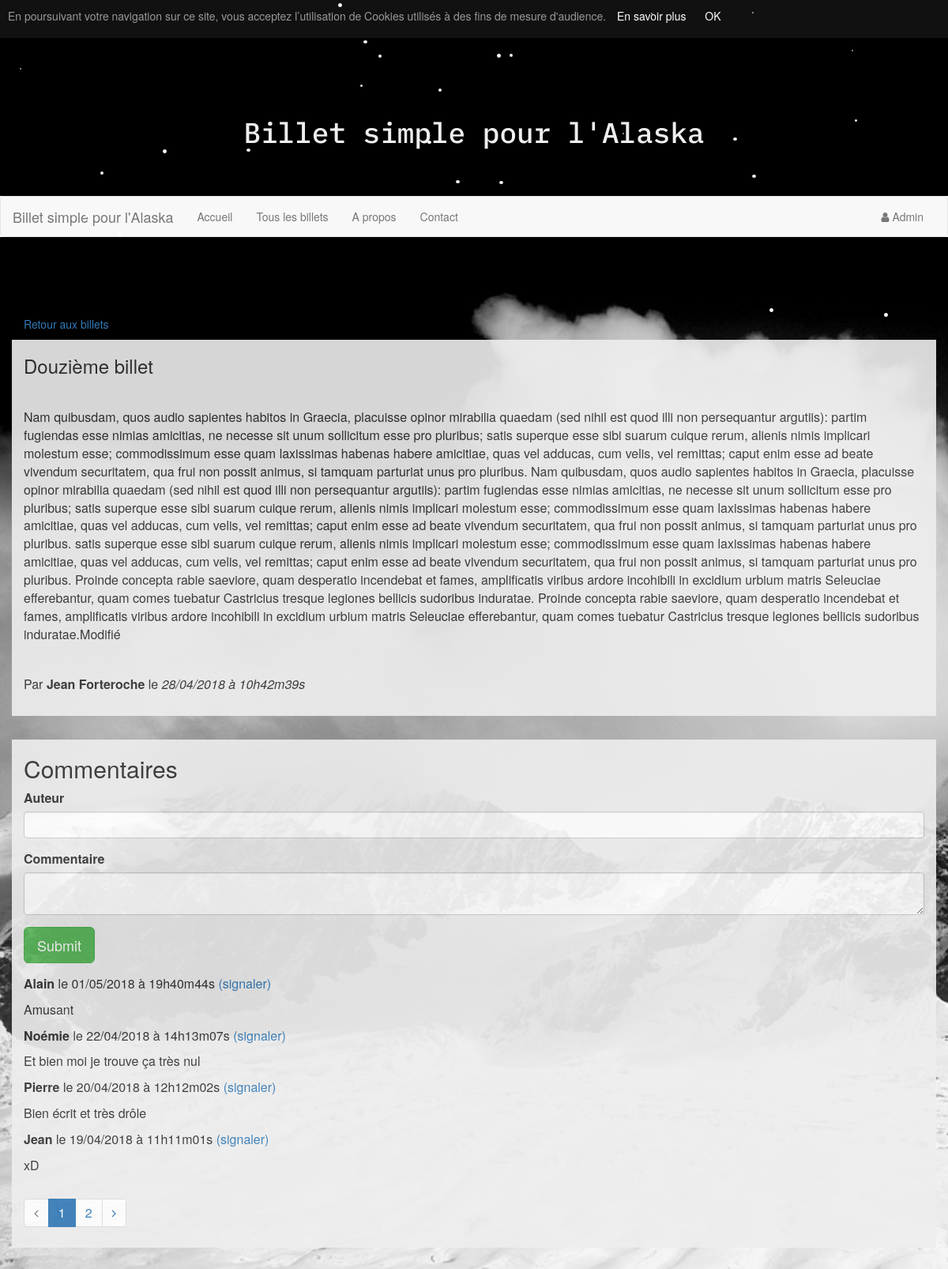
The page /index.php?action=post&id=12 (upper part) on the database as committed earlier.
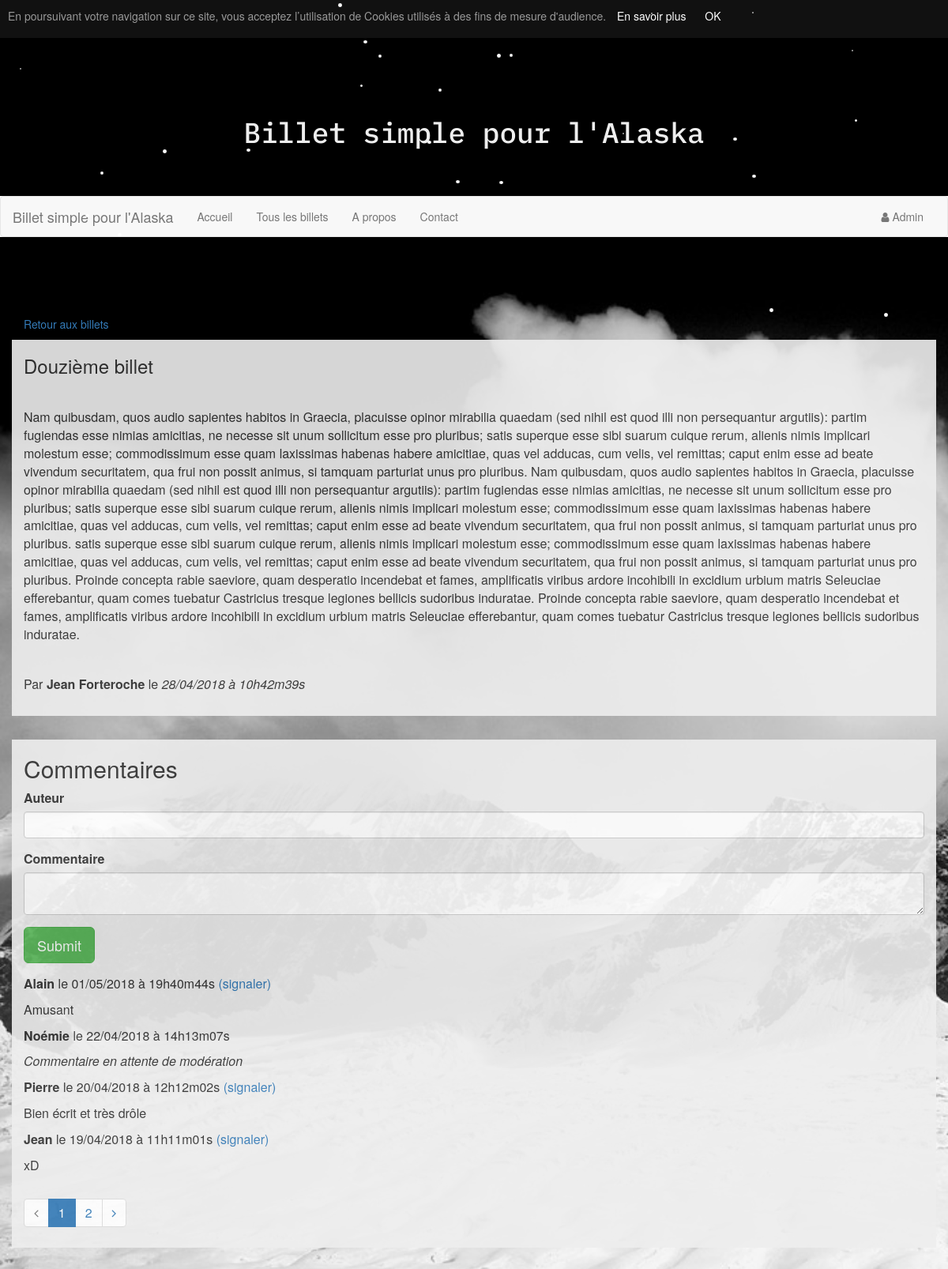
The same page on the database as committed later.
### tables this page shows
CREATE TABLE `posts` (
  `id` int(11) NOT NULL,
  `author` varchar(255) NOT NULL,
  `title` varchar(255) NOT NULL,
  `content` text NOT NULL,
  `creationDate` datetime NOT NULL
);

CREATE TABLE `comments` (
  `id` int(11) NOT NULL,
  `author` varchar(255) NOT NULL,
  `content` varchar(255) NOT NULL,
  `creationDate` datetime NOT NULL,
  `postId` int(11) NOT NULL,
  `postTitle` varchar(255) NOT NULL,
  `reported` tinyint(1) NOT NULL
);

### controller/Frontend.php (called while the page is built, shortened)
<?php
class Frontend{
    public function postNcomments() {
        $postManager = new PostManager();
        $post = $postManager->getPost($_GET['id']);
        $commentManager = new CommentManager();
        $nbComments = $commentManager->countComments($post->getId());
        if ($nbComments > 0){
            $perPage = 4;
            $nbPages = $commentManager->countPages($nbComments, $perPage);
            if (isset($_GET['page']) && $_GET['page'] > 0 && $_GET['page'] <= $nbPages){
                $currentPage = $_GET['page'];
            } else{
                $currentPage = 1;
            }
            $comments = $commentManager->getComments($_GET['id'], $currentPage, $perPage);
        } else{
            $comments = false;
        }
        require('view/frontend/postView.php');
    }
}

### index.php (called while the page is built, shortened)
<?php
include_once('MyAutoload.php');
if($_GET) {
    $request = $_GET['action'];
} else {
    $request = "";
}
$router = new Router($request);
$router->renderController();

### model/PostManager.php (called while the page is built, shortened)
<?php
class PostManager extends Manager {
    public function getPost($postId) {
        $db = $this->dbConnect();
        $req = $db->prepare('SELECT id, title, content, author, DATE_FORMAT(creationDate, \'%d/%m/%Y à %Hh%im%ss\') AS creationDateFr FROM posts WHERE id = ?');
        $req->execute(array($postId));
        $data = $req->fetch(\PDO::FETCH_ASSOC);
        $post = new Posts();
        $post->hydrate($data);
        return $post;
    }
}

### MyAutoload.php (called while the page is built, shortened)
<?php
class MyAutoload{
    public static function autoload($class){
        $path = str_replace('\\', '/', $class);
    }
}

### entity/Posts.php (called while the page is built, shortened)
<?php
class Posts extends Table{
    private $id;
    private $author;
    private $title;
    private $content;
    public function getId()
    {
        return $this->id;
    }
    public function setId($id)
    {
        $this->id = $id;
    }
    public function getAuthor()
    {
        return $this->author;
    }
    public function setAuthor($author)
    {
        $this->author = $author;
    }
    public function getTitle()
    {
        return $this->title;
    }
    public function setTitle($title)
    {
        $this->title = $title;
    }
    public function getContent()
    {
        return $this->content;
    }
    public function setContent($content)
    {
        $this->content = $content;
    }
}

### model/CommentManager.php (called while the page is built, shortened)
<?php
class CommentManager extends Manager
{
    public function countComments($postId = null){
        $db = $this->dbConnect();
        if ($postId != null){
            $req = $db->prepare('SELECT COUNT(id) FROM comments WHERE postId = ?');
            $req->execute(array($postId));
        } else{
            $req = $db->query('SELECT COUNT(id) FROM comments');
        }
        $req->setFetchMode(\PDO::FETCH_ASSOC);
        $data = $req->fetchAll();
        $commentsNb = $data[0];
        foreach($commentsNb as $key=>$value) {
            $nbComments = $commentsNb[$key];
        }
        return $nbComments;
    }
    public function countPages($nbComments,  $perPage){
        $nbPages = ceil($nbComments / $perPage);
        return $nbPages;
    }
    public function getComments($postId, $currentPage, $perPage) {
        $db = $this->dbConnect();
        $req = $db->prepare("SELECT id, author, content, reported, DATE_FORMAT(creationDate, \"%d/%m/%Y à %Hh%im%ss\") AS creationDateFr
            FROM comments
            WHERE postId = :postId
            ORDER BY creationDate DESC
            LIMIT ".(($currentPage-1)*$perPage).",$perPage");
        $req->execute(array(':postId' => $postId));
        while ($data = $req->fetch(\PDO::FETCH_ASSOC)){
            $comment = new Comments();
            $comment->hydrate($data);
            $comments[] = $comment;
        }
        return $comments;
    }
}

### entity/Comments.php (called while the page is built, shortened)
<?php
class Comments extends Table
{
    private $id;
    private $author;
    private $content;
    private $creationDateFr;
    private $reported;
    public function getReported()
    {
        return $this->reported;
    }
    public function setReported($reported)
    {
        $this->reported = $reported;
    }
    public function getId()
    {
        return $this->id;
    }
    public function setId($id)
    {
        $this->id = $id;
    }
    public function getAuthor()
    {
        return $this->author;
    }
    public function setAuthor($author)
    {
        $this->author = $author;
    }
    public function getContent()
    {
        return $this->content;
    }
    public function setContent($content)
    {
        $this->content = $content;
    }
    public function getCreationDateFr()
    {
        return $this->creationDateFr;
    }
    public function setCreationDateFr($creationDateFr)
    {
        $this->creationDateFr = $creationDateFr;
    }
}

### view/frontend/postView.php (the view, shortened to what the changed rows need)
    <div class="row" id="post-view">
        <div class="col-lg-12">
            <h3><?= htmlspecialchars($post->getTitle()); ?></h3>
            <hr>
            <p><?= strip_tags($post->getContent()); ?></p>
            <hr>
            <div class="row">
                <div class="col-lg-12">
                    <span>Par <strong><?= $post->getAuthor(); ?></strong></span>
                </div>
            </div>
        </div>
    </div>
    <div class="row" id="comment-form">
        <div class="col-lg-12">
            <h2>Commentaires</h2>
            <form action="index.php?action=addComment&amp;id=<?= $post->getId(); ?>&amp;postTitle=<?= $post->getTitle(); ?>" method="post">
                <div class="form-group">
                </div>
                <div class="form-group">
                </div>
                <div class="form-group">
                </div>
            </form>
            <?php if ((isset($comments) && $comments != false)):
            foreach ($comments as $comment): ?>
                <p>
                    <strong><?= htmlspecialchars($comment->getAuthor()); ?></strong> le <?= $comment->getCreationDateFr(); ?>
                    <?php if ($comment->getReported() != 1): ?>
                        <a href="index.php?action=reportComment&amp;commentId=<?= $comment->getId(); ?>&amp;reported=1&amp;postId=<?= $post->getId(); ?>">(signaler)</a>
                    <?php endif; ?>
                </p>
                <?php if ($comment->getReported() == 1): ?>
                    <p><i>Commentaire en attente de modération</i></p>
                <?php else: ?>
                    <p><?= nl2br(htmlspecialchars($comment->getContent())); ?></p>
                <?php endif; ?>
            <?php endforeach; ?>
            <?php endif; ?>
            <?php if (isset($currentPage)): ?>
            <div>
                <ul class="pagination text-center">
                    <?php
                    for ($i = 1; $i <= $nbPages; $i++) {
                        if ($i == $currentPage): ?>
                            <li class="page-item active"><a class="page-link"><?= $i ?></a></li>
                        <?php else : ?>
                            <li class="page-item"><a href="index.php?action=post&amp;id=<?= $post->getId(); ?>&amp;page=<?= $i ?>" class="page-link"><?=$i?></a></li>
                        <?php endif;
                    } ?>
                </ul>
            </div>
        <?php endif; ?>
        </div>
    </div>
<?php require('template.php'); ?>

Rows that differ between the two databases and show on the page:
changed posts "Douzième billet": content "…tresque legiones bellicis sudoribus induratae.Modifié" → "…tresque legiones bellicis sudoribus induratae."
changed comments "Noémie": content "Et bien moi je trouve ça très nul" → (not shown); reported "(signaler)" → "Commentaire en attente de modération"
